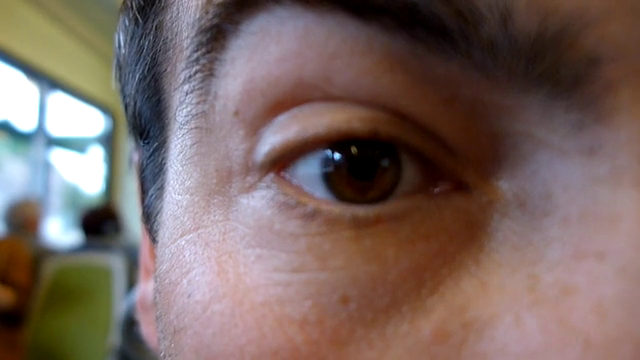
#> input picture frame 15 of 08_Exercises_first/sources/eye_motion.mp4, 640 x 360 px, given in place of car.mp4, which was not available
$ python 04_background_subtracting_o.py
#> lines starting #> are read from the running program, lines starting #| are printed output that depends on the picture; after the words box and inside, x2 and y2 are one past the last pixel; in counts of white or black regions, pixels touching at a corner belong together; pictures that were not available may be replaced by others from this repository, and a replacement may not be noted
import cv2
import numpy as np

path = "C:\\Users\\Dimoontri\\Desktop\\python_and__Libraries\\opencv_udemy\\08_Exercises\\sources\\car.mp4"
cap = cv2.VideoCapture(path)
subtractor = cv2.createBackgroundSubtractorMOG2(history =100,varThreshold=120,detectShadows=True)


while 1:
    ret, frame = cap.read()
#> frame is the input picture: shape (360, 640, 3); mean B, G, R 97.9, 102.8, 121.2
    frame = cv2.resize(frame,(640,480))
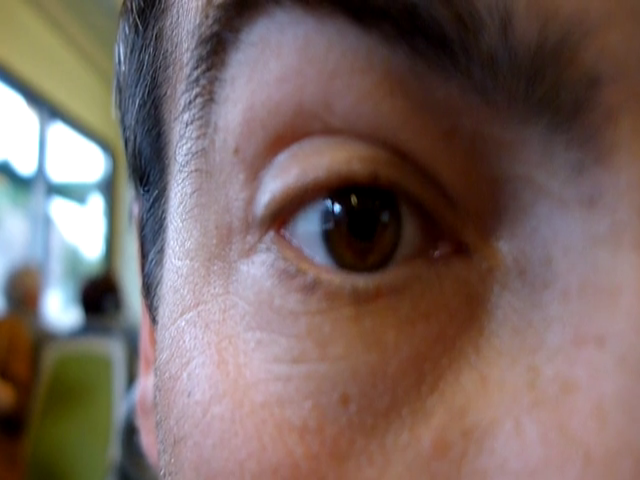
#> frame: shape (480, 640, 3); mean B, G, R 97.9, 102.8, 121.2
    mask = subtractor.apply(frame)
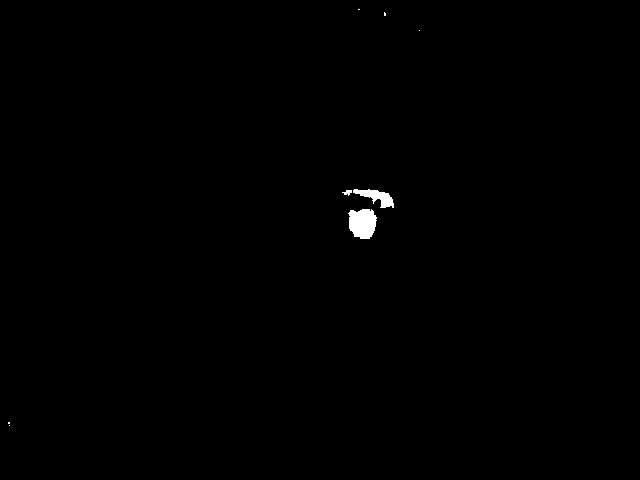
#> mask: shape (480, 640); values 127 (black) and 255 (white), 0.36% white; 8 white regions (5 under 20 px), largest, box (x1, y1, x2, y2) and area: (348, 209, 377, 239) 689, (353, 189, 394, 208) 369, (342, 190, 352, 196) 34

    cv2.imshow("frame",frame)
    cv2.imshow("mask",mask)

    if cv2.waitKey(20) & 0xFF == ord('q'):
#> (key q is pressed here)
        break

cap.release()
cv2.destroyAllWindows()

$ run again, starting later in the video
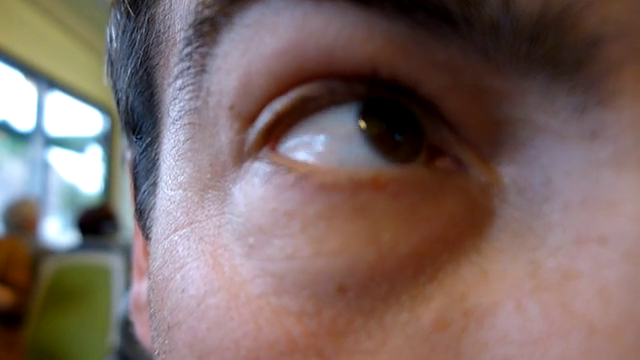
#> input picture frame 70 of 08_Exercises_first/sources/eye_motion.mp4, 640 x 360 px, given in place of car.mp4, which was not available
#> frame is the input picture: shape (360, 640, 3); mean B, G, R 100.5, 104.8, 123.9
#> `frame = cv2.resize(frame,(640,480))`:
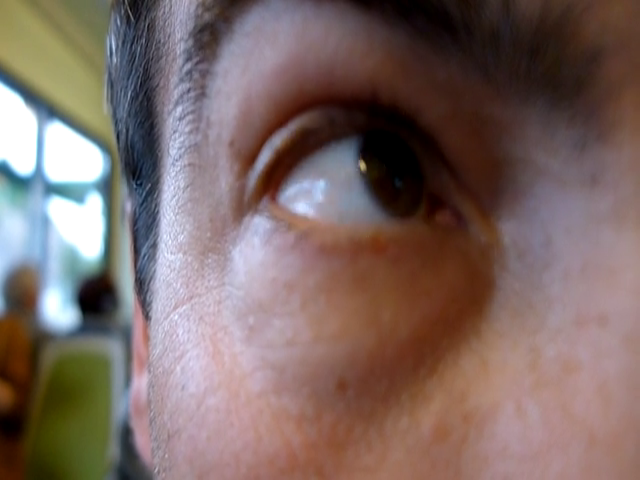
#> frame: shape (480, 640, 3); mean B, G, R 100.5, 104.8, 123.9
#> `mask = subtractor.apply(frame)`:
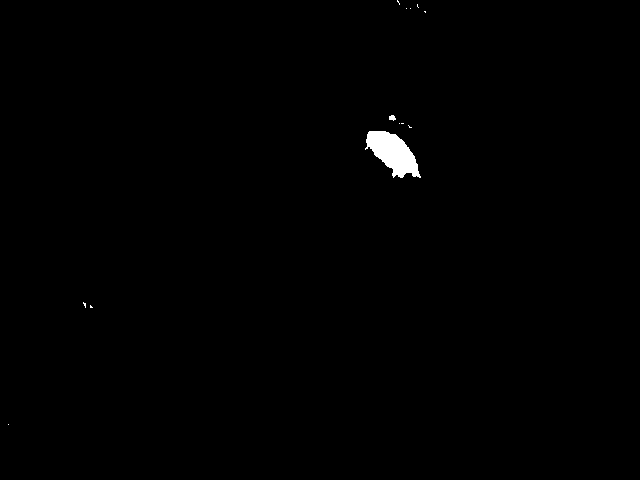
#> mask: shape (480, 640); values 127 (black) and 255 (white), 0.51% white; 13 white regions (11 under 20 px), largest, box (x1, y1, x2, y2) and area: (365, 131, 421, 178) 1488, (389, 115, 396, 121) 30
